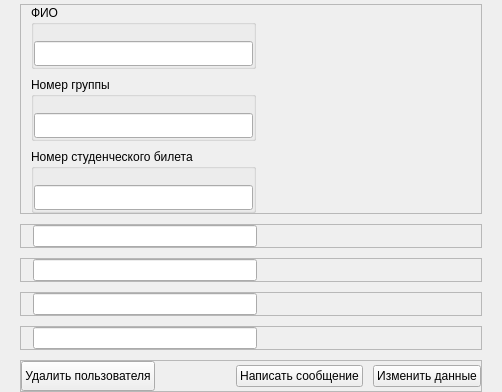
                  <widget class="QWidget" name="page_about_info_user">
                   <property name="geometry">
                    <rect>
                     <x>0</x>
                     <y>0</y>
                     <width>502</width>
                     <height>370</height>
                    </rect>
                   </property>
                   <attribute name="icon">
                    <iconset resource="../icons/icons.qrc">
                     <normaloff>:/icons/main/info.png</normaloff>:/icons/main/info.png</iconset>
                   </attribute>
                   <attribute name="label">
                    <string>Вся информация</string>
                   </attribute>
                   <layout class="QVBoxLayout" name="verticalLayout_7">
                    <property name="spacing">
                     <number>10</number>
                    </property>
                    <property name="leftMargin">
                     <number>20</number>
                    </property>
                    <property name="topMargin">
                     <number>4</number>
                    </property>
                    <property name="rightMargin">
                     <number>20</number>
                    </property>
                    <property name="bottomMargin">
                     <number>0</number>
                    </property>
                    <item>
                     <widget class="QFrame" name="frame">
                      <property name="sizePolicy">
                       <sizepolicy hsizetype="Preferred" vsizetype="Fixed">
                        <horstretch>0</horstretch>
                        <verstretch>0</verstretch>
                       </sizepolicy>
                      </property>
                      <property name="frameShape">
                       <enum>QFrame::StyledPanel</enum>
                      </property>
                      <property name="frameShadow">
                       <enum>QFrame::Raised</enum>
                      </property>
                      <layout class="QGridLayout" name="gridLayout_3">
                       <property name="leftMargin">
                        <number>10</number>
                       </property>
                       <property name="topMargin">
                        <number>0</number>
                       </property>
                       <property name="rightMargin">
                        <number>0</number>
                       </property>
                       <property name="bottomMargin">
                        <number>0</number>
                       </property>
                       <property name="verticalSpacing">
                        <number>8</number>
                       </property>
                       <item row="0" column="0">
                        <widget class="QGroupBox" name="groupBox_fio_info_user">
                         <property name="sizePolicy">
                          <sizepolicy hsizetype="Preferred" vsizetype="Fixed">
                           <horstretch>0</horstretch>
                           <verstretch>0</verstretch>
                          </sizepolicy>
                         </property>
                         <property name="styleSheet">
                          <string notr="true"/>
                         </property>
                         <property name="title">
                          <string>ФИО</string>
                         </property>
                         <layout class="QVBoxLayout" name="verticalLayout_14">
                          <property name="spacing">
                           <number>0</number>
                          </property>
                          <property name="leftMargin">
                           <number>0</number>
                          </property>
                          <property name="topMargin">
                           <number>16</number>
                          </property>
                          <property name="rightMargin">
                           <number>0</number>
                          </property>
                          <property name="bottomMargin">
                           <number>0</number>
                          </property>
                          <item>
                           <widget class="QLineEdit" name="lineEdit_fio_info_user">
                            <property name="minimumSize">
                             <size>
                              <width>0</width>
                              <height>25</height>
                             </size>
                            </property>
                           </widget>
                          </item>
                         </layout>
                        </widget>
                       </item>
                       <item row="1" column="0">
                        <widget class="QGroupBox" name="groupBox_number_group">
                         <property name="sizePolicy">
                          <sizepolicy hsizetype="Preferred" vsizetype="Fixed">
                           <horstretch>0</horstretch>
                           <verstretch>0</verstretch>
                          </sizepolicy>
                         </property>
                         <property name="styleSheet">
                          <string notr="true"/>
                         </property>
                         <property name="title">
                          <string>Номер группы</string>
                         </property>
                         <layout class="QVBoxLayout" name="verticalLayout_15">
                          <property name="spacing">
                           <number>0</number>
                          </property>
                          <property name="leftMargin">
                           <number>0</number>
                          </property>
                          <property name="topMargin">
                           <number>16</number>
                          </property>
                          <property name="rightMargin">
                           <number>0</number>
                          </property>
                          <property name="bottomMargin">
                           <number>0</number>
                          </property>
                          <item>
                           <widget class="QLineEdit" name="lineEdit_number_group">
                            <property name="minimumSize">
                             <size>
                              <width>0</width>
                              <height>25</height>
                             </size>
                            </property>
                           </widget>
                          </item>
                         </layout>
                        </widget>
                       </item>
                       <item row="0" column="1">
                        <spacer name="horizontalSpacer">
                         <property name="orientation">
                          <enum>Qt::Horizontal</enum>
                         </property>
                         <property name="sizeHint" stdset="0">
                          <size>
                           <width>40</width>
                           <height>20</height>
                          </size>
                         </property>
                        </spacer>
                       </item>
                       <item row="2" column="0">
                        <widget class="QGroupBox" name="groupBox_student_id_number">
                         <property name="sizePolicy">
                          <sizepolicy hsizetype="Preferred" vsizetype="Fixed">
                           <horstretch>0</horstretch>
                           <verstretch>0</verstretch>
                          </sizepolicy>
                         </property>
                         <property name="styleSheet">
                          <string notr="true"/>
                         </property>
                         <property name="title">
                          <string>Номер студенческого билета</string>
                         </property>
                         <layout class="QVBoxLayout" name="verticalLayout_16">
                          <property name="spacing">
                           <number>0</number>
                          </property>
                          <property name="leftMargin">
                           <number>0</number>
                          </property>
                          <property name="topMargin">
                           <number>16</number>
                          </property>
                          <property name="rightMargin">
                           <number>0</number>
                          </property>
                          <property name="bottomMargin">
                           <number>0</number>
                          </property>
                          <item>
                           <widget class="QLineEdit" name="lineEdit_student_id_number">
                            <property name="minimumSize">
                             <size>
                              <width>0</width>
                              <height>25</height>
                             </size>
                            </property>
                           </widget>
                          </item>
                         </layout>
                        </widget>
                       </item>
                      </layout>
                     </widget>
                    </item>
                    <item>
                     <widget class="QFrame" name="frame_phone">
                      <property name="maximumSize">
                       <size>
                        <width>16777215</width>
                        <height>40</height>
                       </size>
                      </property>
                      <property name="frameShape">
                       <enum>QFrame::StyledPanel</enum>
                      </property>
                      <property name="frameShadow">
                       <enum>QFrame::Raised</enum>
                      </property>
                      <layout class="QHBoxLayout" name="horizontalLayout_phone">
                       <property name="spacing">
                        <number>5</number>
                       </property>
                       <property name="leftMargin">
                        <number>0</number>
                       </property>
                       <property name="topMargin">
                        <number>0</number>
                       </property>
                       <property name="rightMargin">
                        <number>0</number>
                       </property>
                       <property name="bottomMargin">
                        <number>0</number>
                       </property>
                       <item alignment="Qt::AlignLeft|Qt::AlignVCenter">
                        <widget class="QLabel" name="label_icon_phone">
                         <property name="sizePolicy">
                          <sizepolicy hsizetype="Expanding" vsizetype="Preferred">
                           <horstretch>0</horstretch>
                           <verstretch>0</verstretch>
                          </sizepolicy>
                         </property>
                         <property name="maximumSize">
                          <size>
                           <width>40</width>
                           <height>40</height>
                          </size>
                         </property>
                         <property name="text">
                          <string/>
                         </property>
                         <property name="textFormat">
                          <enum>Qt::AutoText</enum>
                         </property>
                         <property name="pixmap">
                          <pixmap resource="../icons/icons.qrc">:/icons/socialNetwork/phone.png</pixmap>
                         </property>
                         <property name="scaledContents">
                          <bool>true</bool>
                         </property>
                        </widget>
                       </item>
                       <item>
                        <widget class="QLineEdit" name="lineEdit_phone">
                         <property name="sizePolicy">
                          <sizepolicy hsizetype="Expanding" vsizetype="Fixed">
                           <horstretch>0</horstretch>
                           <verstretch>0</verstretch>
                          </sizepolicy>
                         </property>
                        </widget>
                       </item>
                       <item>
                        <spacer name="horizontalSpacer_5">
                         <property name="orientation">
                          <enum>Qt::Horizontal</enum>
                         </property>
                         <property name="sizeHint" stdset="0">
                          <size>
                           <width>40</width>
                           <height>20</height>
                          </size>
                         </property>
                        </spacer>
                       </item>
                      </layout>
                     </widget>
                    </item>
                    <item>
                     <widget class="QFrame" name="frame_mail">
                      <property name="maximumSize">
                       <size>
                        <width>16777215</width>
                        <height>40</height>
                       </size>
                      </property>
                      <property name="frameShape">
                       <enum>QFrame::StyledPanel</enum>
                      </property>
                      <property name="frameShadow">
                       <enum>QFrame::Raised</enum>
                      </property>
                      <layout class="QHBoxLayout" name="horizontalLayout">
                       <property name="spacing">
                        <number>5</number>
                       </property>
                       <property name="leftMargin">
                        <number>0</number>
                       </property>
                       <property name="topMargin">
                        <number>0</number>
                       </property>
                       <property name="rightMargin">
                        <number>0</number>
                       </property>
                       <property name="bottomMargin">
                        <number>0</number>
                       </property>
                       <item alignment="Qt::AlignLeft">
                        <widget class="QLabel" name="label_icon_mail">
                         <property name="sizePolicy">
                          <sizepolicy hsizetype="Expanding" vsizetype="Preferred">
                           <horstretch>0</horstretch>
                           <verstretch>0</verstretch>
                          </sizepolicy>
                         </property>
                         <property name="maximumSize">
                          <size>
                           <width>40</width>
                           <height>40</height>
                          </size>
                         </property>
                         <property name="text">
                          <string/>
                         </property>
                         <property name="textFormat">
                          <enum>Qt::AutoText</enum>
                         </property>
                         <property name="pixmap">
                          <pixmap resource="../icons/icons.qrc">:/icons/socialNetwork/email.png</pixmap>
                         </property>
                         <property name="scaledContents">
                          <bool>true</bool>
                         </property>
                        </widget>
                       </item>
                       <item>
                        <widget class="QLineEdit" name="lineEdit_mail"/>
                       </item>
                       <item>
                        <spacer name="horizontalSpacer_2">
                         <property name="orientation">
                          <enum>Qt::Horizontal</enum>
                         </property>
                         <property name="sizeHint" stdset="0">
                          <size>
                           <width>40</width>
                           <height>20</height>
                          </size>
                         </property>
                        </spacer>
                       </item>
                      </layout>
                     </widget>
                    </item>
                    <item>
                     <widget class="QFrame" name="frame_telegram">
                      <property name="maximumSize">
                       <size>
                        <width>16777215</width>
                        <height>40</height>
                       </size>
                      </property>
                      <property name="frameShape">
                       <enum>QFrame::StyledPanel</enum>
                      </property>
                      <property name="frameShadow">
                       <enum>QFrame::Raised</enum>
                      </property>
                      <layout class="QHBoxLayout" name="horizontalLayout_2">
                       <property name="spacing">
                        <number>5</number>
                       </property>
                       <property name="leftMargin">
                        <number>0</number>
                       </property>
                       <property name="topMargin">
                        <number>0</number>
                       </property>
                       <property name="rightMargin">
                        <number>0</number>
                       </property>
                       <property name="bottomMargin">
                        <number>0</number>
                       </property>
                       <item alignment="Qt::AlignLeft">
                        <widget class="QLabel" name="label_icon_telegram">
                         <property name="sizePolicy">
                          <sizepolicy hsizetype="Expanding" vsizetype="Preferred">
                           <horstretch>0</horstretch>
                           <verstretch>0</verstretch>
                          </sizepolicy>
                         </property>
                         <property name="maximumSize">
                          <size>
                           <width>40</width>
                           <height>40</height>
                          </size>
                         </property>
                         <property name="text">
                          <string/>
                         </property>
                         <property name="textFormat">
                          <enum>Qt::AutoText</enum>
                         </property>
                         <property name="pixmap">
                          <pixmap resource="../icons/icons.qrc">:/icons/socialNetwork/telegram.png</pixmap>
                         </property>
                         <property name="scaledContents">
                          <bool>true</bool>
                         </property>
                        </widget>
                       </item>
                       <item>
                        <widget class="QLineEdit" name="lineEdit_telegram"/>
                       </item>
                       <item>
                        <spacer name="horizontalSpacer_3">
                         <property name="orientation">
                          <enum>Qt::Horizontal</enum>
                         </property>
                         <property name="sizeHint" stdset="0">
                          <size>
                           <width>40</width>
                           <height>20</height>
                          </size>
                         </property>
                        </spacer>
                       </item>
                      </layout>
                     </widget>
                    </item>
                    <item>
                     <widget class="QFrame" name="frame_vk">
                      <property name="maximumSize">
                       <size>
                        <width>16777215</width>
                        <height>40</height>
                       </size>
                      </property>
                      <property name="frameShape">
                       <enum>QFrame::StyledPanel</enum>
                      </property>
                      <property name="frameShadow">
                       <enum>QFrame::Raised</enum>
                      </property>
                      <layout class="QHBoxLayout" name="horizontalLayout_4">
                       <property name="spacing">
                        <number>5</number>
                       </property>
                       <property name="leftMargin">
                        <number>0</number>
                       </property>
                       <property name="topMargin">
                        <number>0</number>
                       </property>
                       <property name="rightMargin">
                        <number>0</number>
                       </property>
                       <property name="bottomMargin">
                        <number>0</number>
                       </property>
                       <item alignment="Qt::AlignLeft">
                        <widget class="QLabel" name="label_icon_vk">
                         <property name="sizePolicy">
                          <sizepolicy hsizetype="Expanding" vsizetype="Preferred">
                           <horstretch>0</horstretch>
                           <verstretch>0</verstretch>
                          </sizepolicy>
                         </property>
                         <property name="maximumSize">
                          <size>
                           <width>40</width>
                           <height>40</height>
                          </size>
                         </property>
                         <property name="text">
                          <string/>
                         </property>
                         <property name="textFormat">
                          <enum>Qt::AutoText</enum>
                         </property>
                         <property name="pixmap">
                          <pixmap resource="../icons/icons.qrc">:/icons/socialNetwork/vk.png</pixmap>
                         </property>
                         <property name="scaledContents">
                          <bool>true</bool>
                         </property>
                        </widget>
                       </item>
                       <item>
                        <widget class="QLineEdit" name="lineEdit_vk"/>
                       </item>
                       <item>
                        <spacer name="horizontalSpacer_4">
                         <property name="orientation">
                          <enum>Qt::Horizontal</enum>
                         </property>
                         <property name="sizeHint" stdset="0">
                          <size>
                           <width>40</width>
                           <height>20</height>
                          </size>
                         </property>
                        </spacer>
                       </item>
                      </layout>
                     </widget>
                    </item>
                    <item>
                     <widget class="QFrame" name="frame_funct_button">
                      <property name="sizePolicy">
                       <sizepolicy hsizetype="Expanding" vsizetype="Fixed">
                        <horstretch>0</horstretch>
                        <verstretch>0</verstretch>
                       </sizepolicy>
                      </property>
                      <property name="frameShape">
                       <enum>QFrame::StyledPanel</enum>
                      </property>
                      <property name="frameShadow">
                       <enum>QFrame::Raised</enum>
                      </property>
                      <layout class="QHBoxLayout" name="horizontalLayout_10">
                       <property name="spacing">
                        <number>10</number>
                       </property>
                       <property name="leftMargin">
                        <number>0</number>
                       </property>
                       <property name="topMargin">
                        <number>0</number>
                       </property>
                       <property name="rightMargin">
                        <number>0</number>
                       </property>
                       <property name="bottomMargin">
                        <number>0</number>
                       </property>
                       <item>
                        <widget class="QPushButton" name="pushButton_delete_user">
                         <property name="minimumSize">
                          <size>
                           <width>0</width>
                           <height>30</height>
                          </size>
                         </property>
                         <property name="cursor">
                          <cursorShape>PointingHandCursor</cursorShape>
                         </property>
                         <property name="text">
                          <string>Удалить пользователя</string>
                         </property>
                         <property name="icon">
                          <iconset resource="../icons/icons.qrc">
                           <normaloff>:/icons/main/close.png</normaloff>:/icons/main/close.png</iconset>
                         </property>
                         <property name="iconSize">
                          <size>
                           <width>15</width>
                           <height>15</height>
                          </size>
                         </property>
                        </widget>
                       </item>
                       <item>
                        <spacer name="horizontalSpacer_6">
                         <property name="orientation">
                          <enum>Qt::Horizontal</enum>
                         </property>
                         <property name="sizeHint" stdset="0">
                          <size>
                           <width>40</width>
                           <height>20</height>
                          </size>
                         </property>
                        </spacer>
                       </item>
                       <item>
                        <widget class="QPushButton" name="pushButton_open_page_emit_message">
                         <property name="cursor">
                          <cursorShape>PointingHandCursor</cursorShape>
                         </property>
                         <property name="text">
                          <string>Написать сообщение</string>
                         </property>
                         <property name="icon">
                          <iconset resource="../icons/icons.qrc">
                           <normaloff>:/icons/main/emit-message.png</normaloff>:/icons/main/emit-message.png</iconset>
                         </property>
                         <property name="iconSize">
                          <size>
                           <width>32</width>
                           <height>32</height>
                          </size>
                         </property>
                        </widget>
                       </item>
                       <item>
                        <widget class="QPushButton" name="pushButton_edit_info_user">
                         <property name="cursor">
                          <cursorShape>PointingHandCursor</cursorShape>
                         </property>
                         <property name="text">
                          <string>Изменить данные</string>
                         </property>
                         <property name="icon">
                          <iconset resource="../icons/icons.qrc">
                           <normaloff>:/icons/main/edit.png</normaloff>:/icons/main/edit.png</iconset>
                         </property>
                         <property name="iconSize">
                          <size>
                           <width>32</width>
                           <height>32</height>
                          </size>
                         </property>
                        </widget>
                       </item>
                      </layout>
                     </widget>
                    </item>
                   </layout>
                  </widget>
